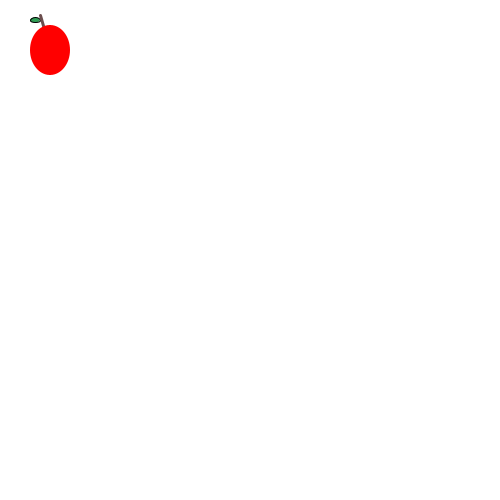
Frame 1 (no input)
Frame 60 (the mouse pressed at the canvas centre just before this capture): blank canvas, image omitted
Frame 120 (the mouse held since frame 60 and released just before this capture): blank canvas, image omitted

The Processing sketch that drew this single still picture (run headless with seeded random() and noise(); from frame 60 on, the mouse is pressed at the canvas centre):

// Processing sketch: processing_92717
// ── processing_92717.pde

float gravity = 1;
Apple billy = new Apple();
void setup () {
  size (500, 500);
}
void draw () {
  background (255);
  billy.display();
  billy.fall();
}

class Apple {
  float x;
  float y;
  float w;
  float h;
  float speed;
 
  Apple () {
    x = 50;
    y = 20;
    w = 30;
    h = 50;
    speed = -1;
  }
  //functions
  void display () {
    fill (48, 157, 85);
    ellipse (35, y, 10, 5);
    strokeWeight (3);
    stroke (108, 78, 78);
    line (50, y+30, 40, y-5);
    noStroke();
    fill (255, 0, 0);
    ellipse (50, y+30, 40, 50);
  }
  void fall () {
    y = y + speed;
    speed = speed + gravity;
  }
}
